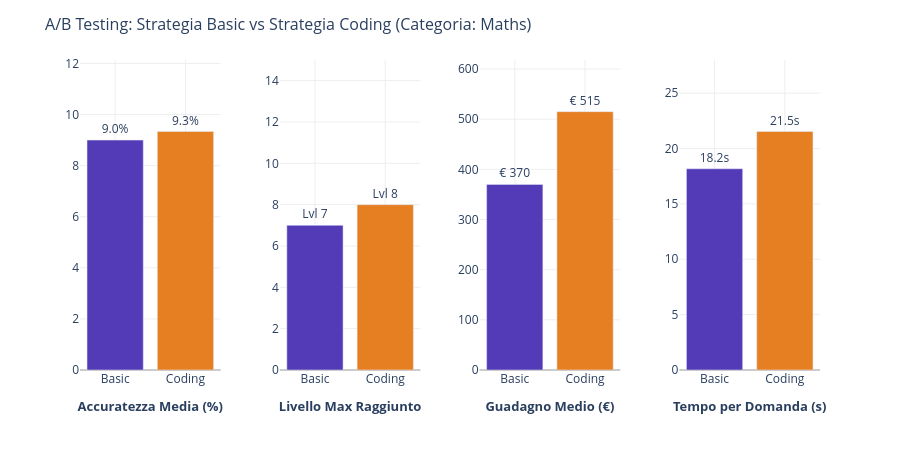

Notebook source saved alongside this figure:
### Code cell
# %% - Dashboard di Confronto: Basic vs Coding (Categoria: Maths)
import json
import glob
import pandas as pd
import plotly.graph_objects as go
from plotly.subplots import make_subplots

# 1. Trova automaticamente i file JSON pertinenti alla categoria Maths
percorsi_file = glob.glob("./data/comp_3_Maths_*.json")

dati_estratti = []

# 2. Cicla attraverso ogni file trovato per estrarre le metriche
for percorso in percorsi_file:
    with open(percorso, 'r', encoding='utf-8') as f:
        dati_json = json.load(f)

        # Determina la strategia dal nome del file
        nome_file_lower = percorso.lower()
        if "basic" in nome_file_lower:
            strategia = "Basic"
        elif "coding" in nome_file_lower:
            strategia = "Coding"
        else:
            continue # Salta file non pertinenti

        summary = dati_json.get("summary", {})

        dati_estratti.append({
            "strategia": strategia,
            "accuratezza": summary.get("accuracy", 0) * 100,
            "lvl_max": summary.get("max_level", 0),
            "guadagno": summary.get("avg_earned", 0),
            "tempo": summary.get("avg_time_per_question", 0)
        })

# 3. Creazione del DataFrame e aggregazione
df_ab = pd.DataFrame(dati_estratti)

if df_ab.empty:
    print("Nessun dato trovato. Controlla il percorso dei file in glob.glob()")
else:
    # Raggruppiamo calcolando le medie (e il massimo per il livello)
    df_agg = df_ab.groupby("strategia").agg({
        "accuratezza": "mean",
        "lvl_max": "max",
        "guadagno": "mean",
        "tempo": "mean"
    }).reset_index()

    # 4. Impostazione colori (Viola per Maths/Basic, Arancione per Coding)
    color_map = {"Basic": "#533ab7", "Coding": "#e67e22"}
    colori_barre = [color_map.get(strat, "#888") for strat in df_agg["strategia"]]

    # 5. Creazione della griglia 1x4 (SENZA subplot_titles)
    fig_ab = make_subplots(
        rows=1, cols=4,
        horizontal_spacing=0.08
    )

    # ── Colonna 1: Accuratezza ──
    fig_ab.add_trace(
        go.Bar(
            x=df_agg["strategia"], y=df_agg["accuratezza"],
            marker_color=colori_barre,
            text=df_agg["accuratezza"].apply(lambda v: f"{v:.1f}%"),
            textposition="outside", showlegend=False
        ), row=1, col=1
    )

    # ── Colonna 2: Livello Max ──
    fig_ab.add_trace(
        go.Bar(
            x=df_agg["strategia"], y=df_agg["lvl_max"],
            marker_color=colori_barre,
            text=df_agg["lvl_max"].apply(lambda v: f"Lvl {v}"),
            textposition="outside", showlegend=False
        ), row=1, col=2
    )

    # ── Colonna 3: Guadagno Medio ──
    fig_ab.add_trace(
        go.Bar(
            x=df_agg["strategia"], y=df_agg["guadagno"],
            marker_color=colori_barre,
            text=df_agg["guadagno"].apply(lambda v: f"€ {v:,.0f}"),
            textposition="outside", showlegend=False
        ), row=1, col=3
    )

    # ── Colonna 4: Tempo Medio ──
    fig_ab.add_trace(
        go.Bar(
            x=df_agg["strategia"], y=df_agg["tempo"],
            marker_color=colori_barre,
            text=df_agg["tempo"].apply(lambda v: f"{v:.1f}s"),
            textposition="outside", showlegend=False
        ), row=1, col=4
    )

    # 6. Formattazione Layout Globale
    fig_ab.update_layout(
        height=450, # Leggermente più alto per far spazio ai titoli in basso
        title_text="A/B Testing: Strategia Basic vs Strategia Coding (Categoria: Maths)",
        title_font_size=16,
        plot_bgcolor="white",
        paper_bgcolor="white",
        margin=dict(b=80, t=60) # Aumentato il margine inferiore (b) per non tagliare i titoli
    )

    # 7. Assegnazione dei titoli SOTTO i grafici usando gli assi X
    fig_ab.update_xaxes(title_text="<b>Accuratezza Media (%)</b>", title_font=dict(size=13), row=1, col=1)
    fig_ab.update_xaxes(title_text="<b>Livello Max Raggiunto</b>", title_font=dict(size=13), row=1, col=2)
    fig_ab.update_xaxes(title_text="<b>Guadagno Medio (€)</b>", title_font=dict(size=13), row=1, col=3)
    fig_ab.update_xaxes(title_text="<b>Tempo per Domanda (s)</b>", title_font=dict(size=13), row=1, col=4)

    # Aggiornamento limiti assi Y e griglie
    fig_ab.update_yaxes(range=[0, max(df_agg["accuratezza"])*1.3 if max(df_agg["accuratezza"]) > 0 else 100], row=1, col=1)
    fig_ab.update_yaxes(range=[0, 15], row=1, col=2)
    fig_ab.update_yaxes(range=[0, max(df_agg["guadagno"])*1.2 if max(df_agg["guadagno"]) > 0 else 1000], row=1, col=3)
    fig_ab.update_yaxes(range=[0, max(df_agg["tempo"])*1.3 if max(df_agg["tempo"]) > 0 else 20], row=1, col=4)

    fig_ab.update_xaxes(gridcolor="#eee", zerolinecolor="#ccc")
    fig_ab.update_yaxes(gridcolor="#eee", zerolinecolor="#ccc")

    # Mostra il grafico
    fig_ab.show()

### Figure 1 — Plotly figure (JSON) as saved in the notebook; plotly's stock layout.template omitted (floating-point values rounded to 4 significant figures)
{"data": [{"marker": {"color": ["#533ab7", "#e67e22"]}, "showlegend": false, "text": ["9.0%", "9.3%"], "textposition": "outside", "type": "bar", "x": ["Basic", "Coding"], "xaxis": "x", "y": [9.0, 9.335], "yaxis": "y"}, {"marker": {"color": ["#533ab7", "#e67e22"]}, "showlegend": false, "text": ["Lvl 7", "Lvl 8"], "textposition": "outside", "type": "bar", "x": ["Basic", "Coding"], "xaxis": "x2", "y": [7, 8], "yaxis": "y2"}, {"marker": {"color": ["#533ab7", "#e67e22"]}, "showlegend": false, "text": ["€ 370", "€ 515"], "textposition": "outside", "type": "bar", "x": ["Basic", "Coding"], "xaxis": "x3", "y": [370.0, 515.0], "yaxis": "y3"}, {"marker": {"color": ["#533ab7", "#e67e22"]}, "showlegend": false, "text": ["18.2s", "21.5s"], "textposition": "outside", "type": "bar", "x": ["Basic", "Coding"], "xaxis": "x4", "y": [18.17, 21.53], "yaxis": "y4"}], "layout": {"height": 450, "margin": {"b": 80, "t": 60}, "paper_bgcolor": "white", "plot_bgcolor": "white", "title": {"font": {"size": 16}, "text": "A/B Testing: Strategia Basic vs Strategia Coding (Categoria: Maths)"}, "xaxis": {"anchor": "y", "domain": [0, 0.19], "gridcolor": "#eee", "title": {"font": {"size": 13}, "text": "<b>Accuratezza Media (%)</b>"}, "zerolinecolor": "#ccc"}, "xaxis2": {"anchor": "y2", "domain": [0.27, 0.46], "gridcolor": "#eee", "title": {"font": {"size": 13}, "text": "<b>Livello Max Raggiunto</b>"}, "zerolinecolor": "#ccc"}, "xaxis3": {"anchor": "y3", "domain": [0.54, 0.73], "gridcolor": "#eee", "title": {"font": {"size": 13}, "text": "<b>Guadagno Medio (€)</b>"}, "zerolinecolor": "#ccc"}, "xaxis4": {"anchor": "y4", "domain": [0.81, 1], "gridcolor": "#eee", "title": {"font": {"size": 13}, "text": "<b>Tempo per Domanda (s)</b>"}, "zerolinecolor": "#ccc"}, "yaxis": {"anchor": "x", "domain": [0, 1], "gridcolor": "#eee", "range": [0, 12.14], "zerolinecolor": "#ccc"}, "yaxis2": {"anchor": "x2", "domain": [0, 1], "gridcolor": "#eee", "range": [0, 15], "zerolinecolor": "#ccc"}, "yaxis3": {"anchor": "x3", "domain": [0, 1], "gridcolor": "#eee", "range": [0, 618], "zerolinecolor": "#ccc"}, "yaxis4": {"anchor": "x4", "domain": [0, 1], "gridcolor": "#eee", "range": [0, 27.99], "zerolinecolor": "#ccc"}}}
